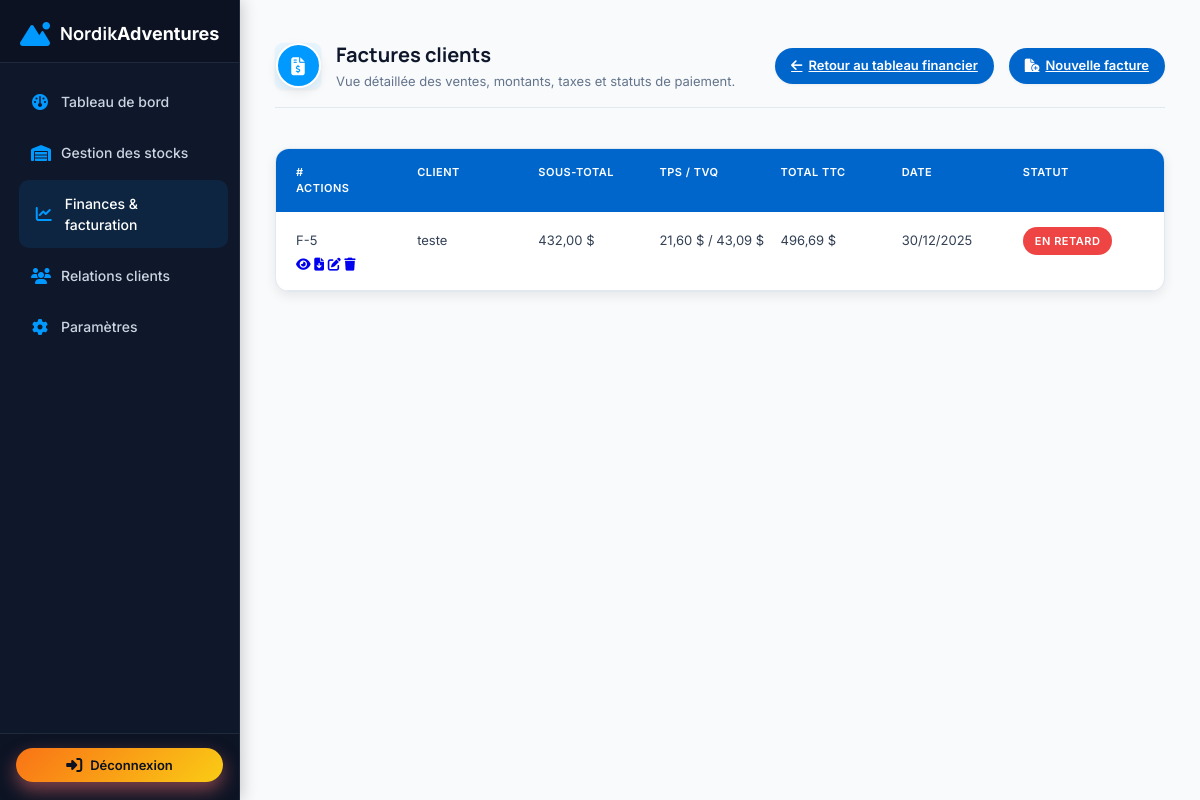
The app's page /finances/factures/ with its own data.
### finances/models.py (models this page shows, shortened)
class Invoice(TimeStampedModel):
    STATUS_PAID = "paid"
    STATUS_PENDING = "pending"
    STATUS_OVERDUE = "overdue"
    STATUS_CANCELLED = "cancelled"
    STATUS_CHOICES = [
        (STATUS_PAID, "Payée"),
        (STATUS_PENDING, "En attente"),
        (STATUS_OVERDUE, "En retard"),
        (STATUS_CANCELLED, "Annulée"),
    ]
    invoice_number = models.CharField("Numéro de facture", max_length=50, unique=True)
    client = models.ForeignKey(
        "clients.Client",
        verbose_name="Client",
        on_delete=models.PROTECT,
        related_name="invoices",
        null=True,
        blank=True,
    )
    client_name = models.CharField("Nom du client", max_length=255, blank=True)
    client_email = models.EmailField("Email du client", blank=True)
    amount = models.DecimalField("Montant HT ($)", max_digits=10, decimal_places=2)
    tps = models.DecimalField("TPS (5%)", max_digits=10, decimal_places=2, default=0)
    tvq = models.DecimalField("TVQ (9.975%)", max_digits=10, decimal_places=2, default=0)
    total_amount = models.DecimalField("Montant TTC ($)", max_digits=10, decimal_places=2)
    invoice_date = models.DateField("Date de facturation")
    due_date = models.DateField("Date d'échéance")
    status = models.CharField(
        "Statut",
        max_length=20,
        choices=STATUS_CHOICES,
        default=STATUS_PENDING,
    )
    notes = models.TextField("Notes", blank=True)
    class Meta:
        verbose_name = "Facture"
        verbose_name_plural = "Factures"
        ordering = ["-invoice_date"]

### finances/views.py (the view)
# urls.py: path("factures/", views.finances_factures, name="finances_factures"),
def finances_factures(request):
    invoices = Invoice.objects.all().order_by("-invoice_date")
    context = {"invoices": invoices}
    return render(request, "pgi/finances_factures.html", context)

### templates/pgi/finances_factures.html (shortened to what this page needs)
{% load static %}
<!DOCTYPE html>
<html lang="fr">
<head>
  <link rel="stylesheet" href="https://cdnjs.cloudflare.com/ajax/libs/font-awesome/6.4.0/css/all.min.css" />
  <link rel="stylesheet" href="{% static 'style.css' %}">
</head>
<body>
  <aside class="sidebar">
    <div class="sidebar-header">
      <div class="logo">
        <i class="fa-solid fa-mountain-sun"></i>
        <h2>Nordik<span>Adventures</span></h2>
      </div>
    </div>
    <nav class="sidebar-nav">
      <a href="{% url 'pgi:dashboard' %}"><i class="fa-solid fa-gauge"></i><span>Tableau de bord</span></a>
      <a href="{% url 'pgi:stocks' %}"><i class="fa-solid fa-warehouse"></i><span>Gestion des stocks</span></a>
      <a href="{% url 'pgi:finances' %}" class="active"><i class="fa-solid fa-chart-line"></i><span>Finances &amp; facturation</span></a>
      <a href="{% url 'pgi:clients' %}"><i class="fa-solid fa-users"></i><span>Relations clients</span></a>
      <a href="{% url 'pgi:settings' %}"><i class="fa-solid fa-gear"></i><span>Paramètres</span></a>
    </nav>
    <div class="sidebar-footer">
      <button class="logout-btn" onclick="window.location.href='{% url "pgi:login" %}'">
        <i class="fa-solid fa-right-to-bracket"></i>
        <span>Déconnexion</span>
      </button>
    </div>
  </aside>
  <main class="main">
    <div class="dashboard-header">
      <div class="user-section">
        <div class="header-icon">
          <i class="fa-solid fa-file-invoice-dollar"></i>
        </div>
        <div>
          <h2>Factures clients</h2>
          <p>Vue détaillée des ventes, montants, taxes et statuts de paiement.</p>
        </div>
      </div>
      <div class="header-tools">
        <a href="{% url 'finances:finances' %}" class="add-btn">
          <i class="fa-solid fa-arrow-left"></i> Retour au tableau financier
        </a>
        <a href="{% url 'finances:invoice_create' %}" class="add-btn">
          <i class="fa-solid fa-file-circle-plus"></i> Nouvelle facture
        </a>
      </div>
    </div>
    <section class="modern-table compact">
      <div class="table-container" id="blocFactures">
        <div class="table-header">
          <span>#</span>
          <span>Client</span>
          <span>Sous-total</span>
          <span>TPS / TVQ</span>
          <span>Total TTC</span>
          <span>Date</span>
          <span>Statut</span>
          <span>Actions</span>
        </div>
        {% if invoices %}
          {% for inv in invoices %}
            <div class="table-row">
              <span>F-{{ inv.id }}</span>
              <span>{{ inv.client_name }}</span>
              <span>{{ inv.amount }} $</span>
              <span>{{ inv.tps }} $ / {{ inv.tvq }} $</span>
              <span>{{ inv.total_amount }} $</span>
              <span>{{ inv.invoice_date|date:"d/m/Y" }}</span>
              <span>
                <span class="status
                  {% if inv.status == inv.STATUS_PAID %}ok
                  {% elif inv.status == inv.STATUS_PENDING %}warning
                  {% else %}critical
                  {% endif %}">
                  {{ inv.get_status_display }}
                </span>
              </span>
              <span class="table-actions">
                <a href="{% url 'finances:invoice_detail' inv.id %}" title="Voir le détail"><i class="fa-solid fa-eye"></i></a>
                <a href="{% url 'finances:invoice_pdf' inv.id %}" title="Télécharger en PDF"><i class="fa-solid fa-file-arrow-down"></i></a>
                <a href="{% url 'finances:invoice_update' inv.id %}" title="Modifier"><i class="fa-solid fa-pen-to-square"></i></a>
                <a href="{% url 'finances:invoice_delete' inv.id %}" title="Supprimer"><i class="fa-solid fa-trash"></i></a>
              </span>
            </div>
          {% endfor %}
        {% else %}
          <div class="table-row">
            <span colspan="8">Aucune facture enregistrée pour l’instant. Elles seront lues depuis la BDD.</span>
          </div>
        {% endif %}
      </div>
    </section>
  </main>
</body>
</html>

### records on screen
Invoice: id "5", client_name "teste", amount "432,00", tps "21,60", tvq "43,09", total_amount "496,69", invoice_date "30/12/2025", status "EN RETARD"
